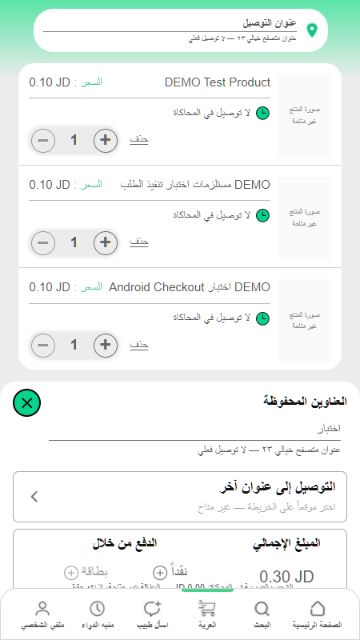
#> input picture docs/evidence/canva/cart-360.jpg, 360 x 640 px, given in place of login.jpg, which was not available
$ python compare-canva.py
#> lines starting #> are read from the running program, lines starting #| are printed output that depends on the picture
"""Side-by-side evidence only: different live catalog content is not a pixel pass.
Keep the real screenshot unchanged; resize only the comparison copies to equivalent
aspect ratios. Requires Pillow, not a browser or image generation service.
"""
from pathlib import Path
import json
from PIL import Image, ImageDraw, ImageStat, ImageChops

root = Path(__file__).resolve().parents[1]
evidence = root / 'docs/evidence/canva'
reference = root / 'docs/design/canva'
metrics = []
for name in ['login', 'home', 'discovery', 'cart']:
    actual = Image.open(evidence / f'{name}.jpg').convert('RGB')
#> actual is the input picture: PIL image 360x640 RGB; mean R, G, B 241.2, 245.8, 243.8
    original = Image.open(reference / f'{name}-reference.png').convert('RGB')
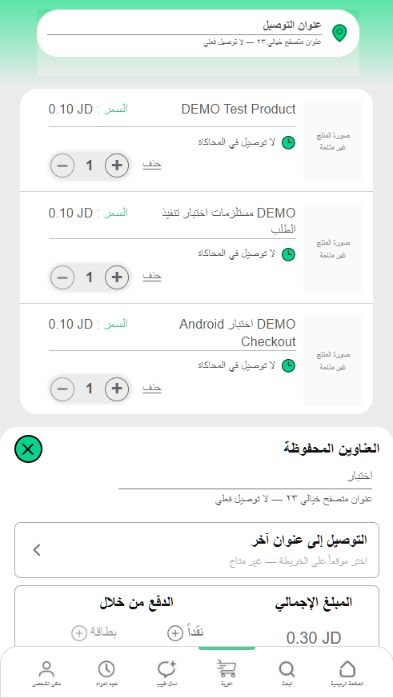
#> input picture docs/evidence/canva/cart-first-393.jpg, 393 x 698 px, given in place of login-reference.png, which was not available
#> original is the input picture: PIL image 393x698 RGB; mean R, G, B 241.8, 246.2, 244.2
    size = (393, round(original.height * 393 / original.width))
#> size = (393, 698)
    left = original.resize(size, Image.Resampling.LANCZOS)
    right = actual.resize(size, Image.Resampling.LANCZOS)
    canvas = Image.new('RGB', (size[0] * 2 + 14, size[1] + 34), '#ddd')
#> canvas: PIL image 800x732 RGB; every value is 221
    draw = ImageDraw.Draw(canvas)
    draw.text((10, 9), f'{name}: Canva reference', fill='#111')
    draw.text((size[0] + 24, 9), 'Actual customer UI / real API data', fill='#111')
    canvas.paste(left, (0, 34))
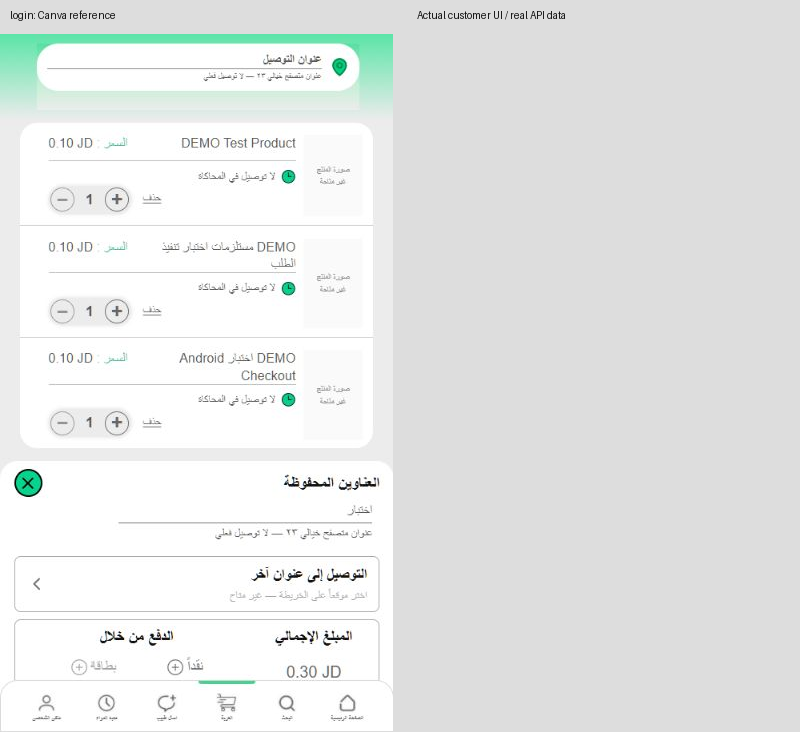
#> canvas: PIL image 800x732 RGB; mean R, G, B 230.6, 232.6, 231.7
    canvas.paste(right, (size[0] + 14, 34))
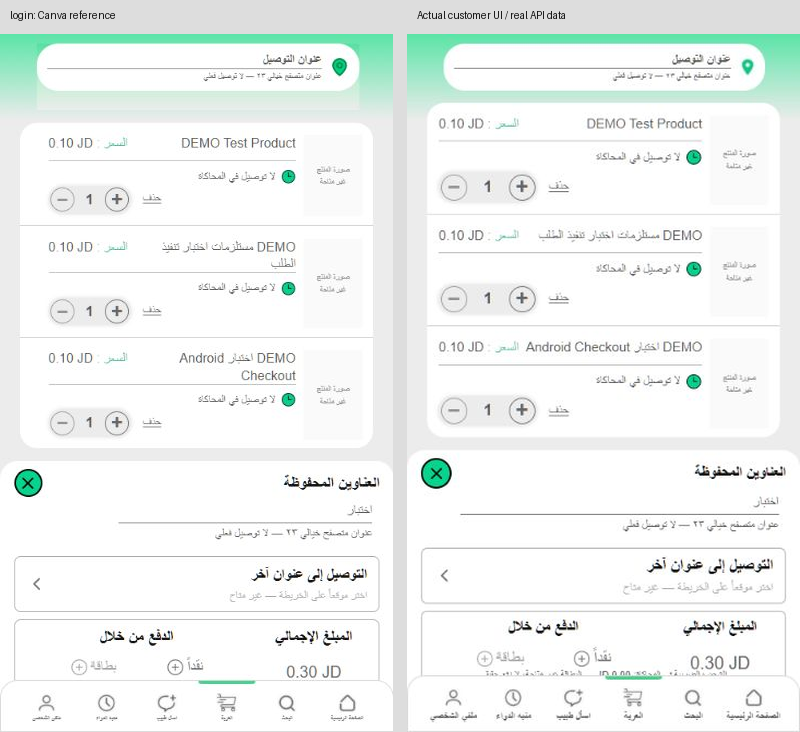
#> canvas: PIL image 800x732 RGB; mean R, G, B 239.9, 244.1, 242.3
#> (the run stopped early here; a loop or call above may not have finished)
